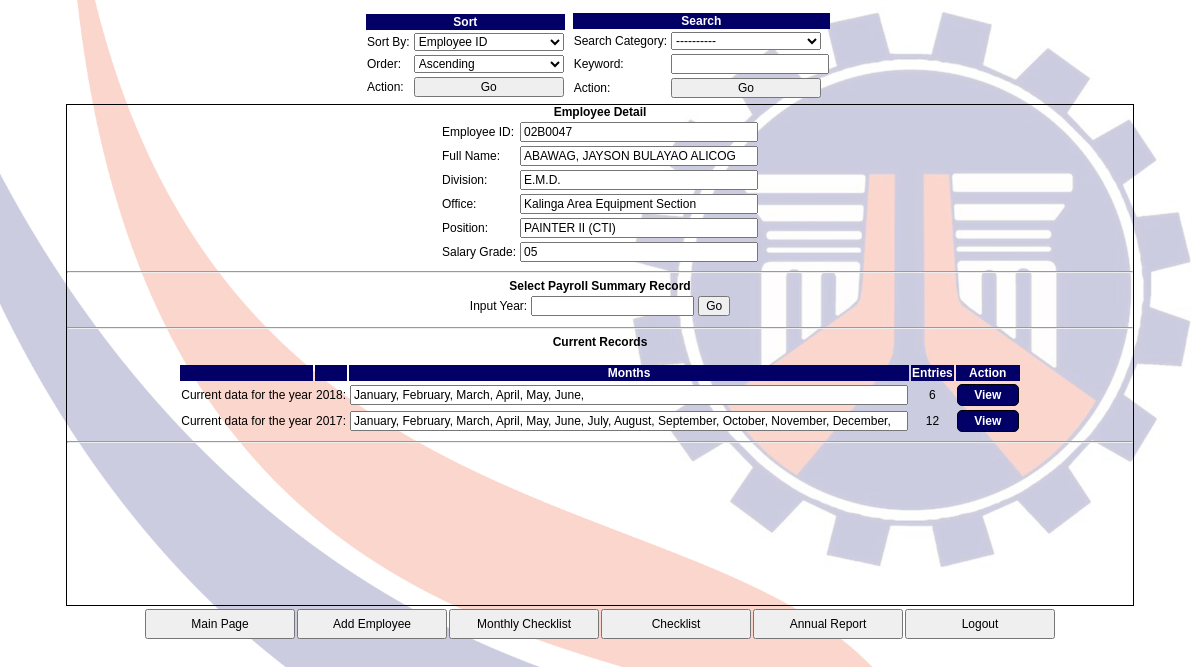
Screenshot of /ORIGINAL/Payroll_Summary/php/view_summary.php?id=02B0047 (signed in) with the database file from the repository.
### tables this page shows
CREATE TABLE `employees` (
  `id` varchar(25) NOT NULL,
  `lastname` varchar(45) NOT NULL,
  `firstname` varchar(45) NOT NULL,
  `middlename` varchar(45) NOT NULL,
  `division` varchar(45) DEFAULT NULL,
  `office` varchar(50) DEFAULT NULL,
  `position` varchar(45) NOT NULL,
  `salarygrade` varchar(20) DEFAULT NULL,
  `bpno` varchar(25) DEFAULT NULL,
  `middle_initial` varchar(25) DEFAULT NULL,
  `prefix` varchar(25) DEFAULT NULL,
  `extention` varchar(25) DEFAULT NULL,
  `birthdate` date DEFAULT NULL,
  `crn` varchar(25) DEFAULT NULL,
  PRIMARY KEY (`id`)
);

### ORIGINAL/Payroll_Summary/php/view_summary.php (the view, shortened to what this page needs)
<!DOCTYPE html>
<html>
<head>
	<?php
		include 'dbconn.php';
		include 'links.php';
	?>
</head>
<body>
<?php
	include 'search_main.php';
?>
<div id="sub">
<h3>Employee Detail</h3>
<?php
		$id = $_GET['id'];
		$result = $conn->query("SELECT * FROM employees WHERE id = '{$id}'");
	    echo "<table>";
	    while($row = $result->fetch_assoc()){
	    	echo "<td class='format'><label >Employee ID: </label></td>";
	    	echo '<td><input class = "tb_size1" readonly type="text" value="'.$row['id'].'"</input></td>';
	    	echo '<tr>';
	    	echo "<td class='format'><label>Full Name: </label></td>";
	    	echo '<td><input class = "tb_size1" readonly type="text" value="'.$row['lastname'].', '.$row['firstname'].' '.$row['middlename'].'"</input></td>';
	    	echo '</tr>';
	    	echo '<tr>';
	    	echo "<td class='format'><label>Division: </label></td>";
	    	echo '<td><input class = "tb_size1" readonly type="text" value="'.$row['division'].'"</input></td>';
	    	echo '</tr>';
	    	echo '<tr>';
	    	echo "<td class='format'><label>Office: </label></td>";
	    	echo '<td><input class = "tb_size1" readonly type="text" value="'.$row['office'].'"</input></td>';
	    	echo '</tr>';
	    	echo '<tr>';
	    	echo "<td class='format'><label>Position: </label></td>";
	    	echo '<td><input class = "tb_size1" readonly type="text" value="'.$row['position'].'"</input></td>';
	    	echo '</tr>';
	    	echo '<tr>';
	    	echo "<td class='format'><label>Salary Grade: </label></td>";
	    	echo '<td><input class = "tb_size1" readonly type="text" value="'.$row['salarygrade'].'"</input></td>';
	    	echo '</tr>';
	    }
	    echo "</table>";
?>
<hr>
<h3>Select Payroll Summary Record</h3>
		<?php
			echo '<form id="Home" action="view_monthly.php?id='.$id.'" method="post">';
		?>
<table>
	<tr>
		<td>Input Year: </td>
		<td><input type="text" maxlength = "4" name="year"></input></td>
		<td><input type="submit" value="Go"></input></td>
	</tr>
</table>
<hr>
<?php
		$id = $_GET['id'];
	    $result2 = $conn->query("SELECT DISTINCT payroll_data.year FROM payroll_data LEFT JOIN employees ON payroll_data.id = employees.id WHERE employees.id ='".$id."' ORDER BY payroll_data.year DESC ");
	    echo "<h3>Current Records</h3>";
	    echo "<br>";
	    echo "<table>";
	    echo "<tr>";
	    echo "<th></th>";
	    echo "<th></th>";
	    echo "<th>Months</th>";
	    echo "<th>Entries</th>";
	    echo "<th>Action</th>";
	    echo "</tr>";
	    while($row = $result2->fetch_assoc()){
	    	echo '<tr>';
	    	echo "<td class='format'><label >Current data for the year </label></td>";
	    	echo '<td><label>'.$row['year'].': </label></td>';
	   		echo '<td><input class = "tb_size10" readonly type="text" value="';
	   		$result3 = $conn->query("SELECT * FROM payroll_data LEFT JOIN employees ON payroll_data.id = employees.id WHERE employees.id ='".$id."' AND year = ".$row['year']." ORDER BY month_num ASC");
	   		while($row2 = $result3->fetch_assoc()){
	   			echo $row2['month'].", ";
	   		}
	   		echo '"</input></td>';
	   		echo "<td>".$result3->num_rows."</td>";
	   		echo "<td><a href = 'view_individually.php?id=".$id."&year=".$row['year']."'>View</a></td>";
	    	echo '</tr>';
	    }
	    echo "</table>";
?>
</form>
<hr>
</div>
<?php
	include 'universal_footer.php';
?>
</body>
</html>

### ORIGINAL/Payroll_Summary/style/style.css (style rules this page uses)
* { font-family: Tahoma,Verdana,Segoe,sans-serif; font-size: 12px; }
body { background-image: url('../resource/BG1.jpg'); background-size: 100%; background-repeat: no-repeat; }
a { background-color: white; text-decoration: none; display: block; width: 50px; height: 10px; background: #020066; padding: 5px; text-align: center; border-radius: 5px; color: white; font-weight: bold; line-height: 10px; border: 1px solid black; margin: auto; }
h1, h2 ,h3, h4, h5 { text-align: center !important; margin: auto !important; width: 100% !important; }
.tb_size1 { width: 230px; }
.tb_size10 { width: 550px; }
#sub { width: 90%; height: 500px; border: 1px solid black; overflow: auto; margin: auto; }
#sub table { margin: auto; }
#sub td { text-align: center; }
#sub input { font-size: 12px; }
.format { text-align: left !important; }
th { height: 10px; background: #020066; color:#fff; }

### rows the page displays
employees: id "02B0047", lastname+firstname+middlename "ABAWAG, JAYSON BULAYAO ALICOG", division "E.M.D.", office "Kalinga Area Equipment Section", position "PAINTER II (CTI)", salarygrade "05"

### other values shown
$row['year'] "2018"
$result3->num_rows "6"
$row['year'] "2017"
$result3->num_rows "12"
